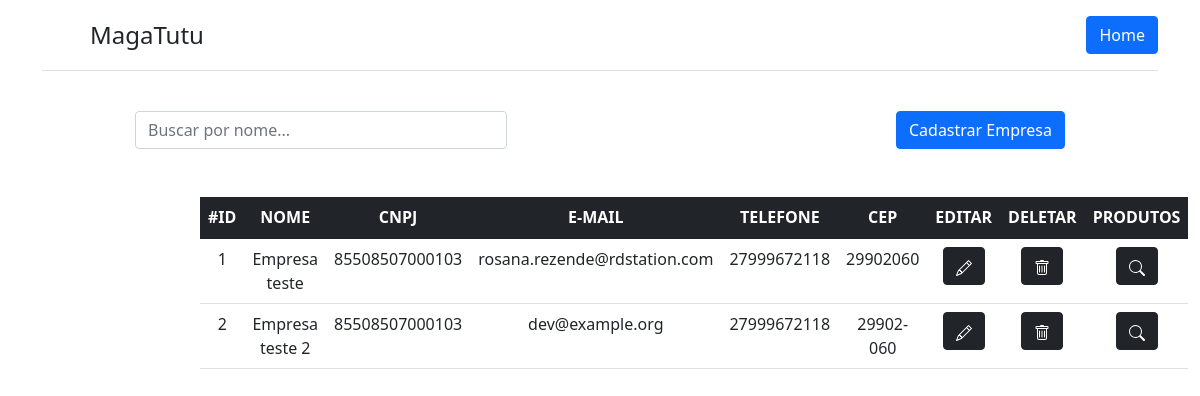
/empresas/, run on an earlier commit of the app's database.
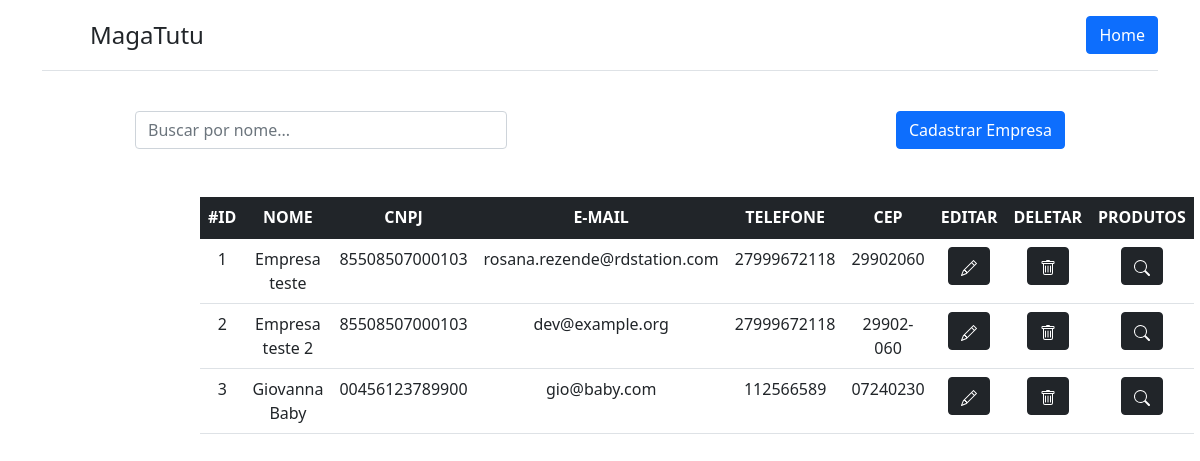
And on a later commit of the database.
### app/models.py (models this page shows)
class Empresas(models.Model):
    nome = models.CharField(max_length=150)
    cnpj = models.CharField(max_length=14)
    email = models.EmailField(max_length=254)
    telefone = models.CharField(max_length=100)
    descricao = models.TextField(max_length=1024*2)
    cep = models.CharField(max_length=50)
    endereco = models.CharField(max_length=200)

### app/views.py (the view)
# urls.py: path('empresas/', views.listarEmpresas, name='empresas'),
def listarEmpresas(request):
    data = {}
    buscarNome = request.GET.get('buscar-nome')
    if buscarNome:
        data['empresas'] = models.Empresas.objects.filter(nome__icontains = buscarNome)
    else:
        data['empresas'] = models.Empresas.objects.all()
    return render(request,"empresas.html", data)

### app/templates/empresas.html (shortened to what this page needs)
<!DOCTYPE html>
<html lang="pt-br">
<head>
  <link href="https://cdn.jsdelivr.net/npm/bootstrap@5.1.1/dist/css/bootstrap.min.css" rel="stylesheet"
>
</head>
<body>
  <div class="container">
    <header class="d-flex flex-wrap justify-content-center py-3 mb-4 border-bottom">
      <a href="/" class="d-flex align-items-center mb-3 mb-md-0 me-md-auto text-dark text-decoration-none">
        <svg class="bi me-2" width="40" height="32">
          <use xlink:href="#bootstrap" />
        </svg>
        <span class="fs-4">MagaTutu</span>
      </a>
      <a class="btn btn-primary" href="/" role="button">Home</a>
    </header>
  </div>
  <div class="container d-flex">
    <div class="col-4 m-auto pt-3 pb-2 text-center">
      <form action="" method="GET">
        <input type="text" id="buscar-nome" name="buscar-nome" placeholder="Buscar por nome..."
          class="form-control">
      </form>
    </div>
    <div class="col-4 m-auto pt-3 pb-2 text-end">
      <a class="btn btn-primary" href="/cadastrar-empresa" role="button">Cadastrar Empresa</a>
    </div>
  </div>
  <br>
  <div class="col-8 m-auto pt-3 pb-2 text-center">
    <table class="table">
      <thead class="table-dark">
        <tr>
          <th scope="col">#ID</th>
          <th scope="col">NOME</th>
          <th scope="col">CNPJ</th>
          <th scope="col">E-MAIL</th>
          <th scope="col">TELEFONE</th>
          <th scope="col">CEP</th>
          <th scope="col">EDITAR</th>
          <th scope="col">DELETAR</th>
          <th scope="col">PRODUTOS</th>
        </tr>
      </thead>
      <tbody>
        {% for empresa in empresas %}
        <tr>
          <td>{{ empresa.id }}</td>
          <td>{{ empresa.nome }}</td>
          <td>{{ empresa.cnpj }}</td>
          <td>{{ empresa.email }}</td>
          <td>{{ empresa.telefone }}</td>
          <td>{{ empresa.cep }}</td>
          <td>
            <a href="/editar-empresa/{{ empresa.id }}" class="btn btn-dark">
            </a>
          </td>
          <td>
            <a href="/deletar-empresa/{{ empresa.id }}" class="btn btn-dark">
            </a>
          </td>
          <td>
            <a href="/empresa/{{ empresa.id }}" class="btn btn-dark">
            </a>
          </td>
        </tr>
        {% endfor %}
      </tbody>
    </table>
  </div>
</body>
</html>

What changed in the data, as far as the page shows it:
added Empresas: id "3", nome "Giovanna Baby", cnpj "00456123789900", email "gio@baby.com", telefone "112566589", cep "07240230"
